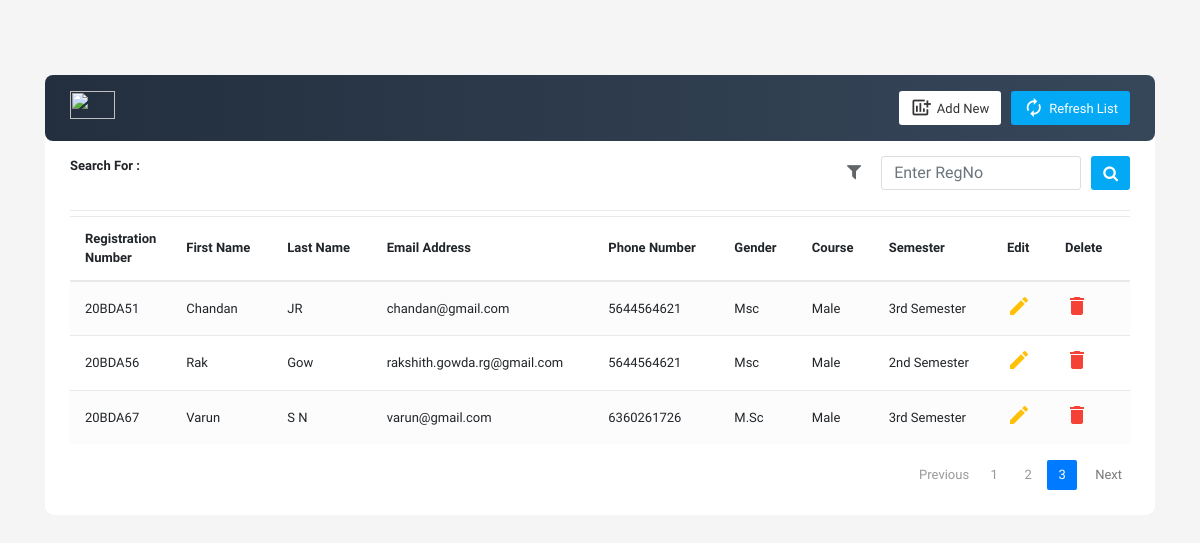
Page /3 on the committed database.
### bookmanager.py (models this page shows, shortened)
class Book(db.Model):
    title = db.Column(db.String(80), primary_key=True)
    lastname = db.Column(db.String(50))
    email = db.Column(db.String(15))
    phno = db.Column(db.Integer)
    gender = db.Column(db.String(50))
    course = db.Column(db.String(80))
    regno = db.Column(db.String(80))
    sem = db.Column(db.String(80))

### bookmanager.py (the view)
@app.route('/table', methods=['GET', 'POST'], defaults={"page": 1})
@app.route('/<int:page>', methods=['GET', 'POST'])
def table(page):
    page = page
    pages = 5
    books = Book.query.order_by(Book.regno.asc()).paginate(page,pages,error_out=False)  #desc()
    if request.method == 'POST' and 'tag' in request.form:
       tag = request.form["tag"]
       search = "%{}%".format(tag)
       books = Book.query.filter(Book.regno.like(search)).paginate(per_page=pages, error_out=False)
       return render_template('Table.html', books=books, tag=tag)
    return render_template('Table.html', books=books)

### templates/Table.html (shortened to what this page needs)
<!DOCTYPE html>
<html lang="en">
<head>
<link rel="stylesheet" href="https://stackpath.bootstrapcdn.com/bootstrap/4.5.0/css/bootstrap.min.css">
<link rel="stylesheet" href="https://maxcdn.bootstrapcdn.com/font-awesome/4.7.0/css/font-awesome.min.css">
</head>
<body>
<div class="container-xl">
    <div class="table-responsive">
        <div class="table-wrapper">
            <div class="table-title">
                <div class="row">
                    <div class="col-sm-4">
                        <img src="https://mti.com/wp-content/uploads/2021/04/Amazon-Web-Services-Logo-White.png" alt="" width="45" height="28" />
                    </div>
                    <div class="col-sm-8">
                        <a href="/table" class="btn btn-primary"><i class="material-icons">&#xE863;</i> <span>Refresh List</span></a>
                        <a href="/register" class="btn btn-secondary"><i class="material-icons">&#xe97b;</i> <span>Add New</span></a>
                    </div>
                </div>
            </div>
            <div class="table-filter">
                <div class="row">
                    <div class="col-sm-3">
                        <div class="show-entries">
							<strong>Search For : {{ tag}}</strong>
							<br></br>
                        </div>
                    </div>
                    <div class="col-sm-9">
						<form action="/table" method="post" autocomplete="off">
							<div class="filter-group">
								<input type="text" class="form-control" name="tag" id="tag"  placeholder="Enter RegNo"/>
								<button type="submit" value="Search" class="btn btn-primary"><i class="fa fa-search" name=""></i></button>
							</div>
						</form>
                        <span class="filter-icon"><i class="fa fa-filter"></i></span>
                    </div>
                </div>
            </div>
            <table class="table table-striped table-hover">
                <thead>
                    <tr>
                        <th>Registration Number</th>
                        <th>First Name</th>
                        <th>Last Name</th>
                        <th>Email Address</th>
                        <th>Phone Number</th>
                        <th>Gender</th>
                        <th>Course</th>
						<th>Semester</th>
						<th>Edit</th>
						<th>Delete</th>
                    </tr>
                </thead>
                <tbody>
					{% for book in books.items %}
					<tr>
								  <td>{{ book.regno}}</td>
								  <td>{{ book.title}}</td>
								  <td>{{ book.lastname}}</td>
								  <td>{{ book.email}}</td>
								  <td>{{ book.phno}}</td>
								  <td>{{ book.course}}</td>
								  <td>{{ book.gender}}</td>
								  <td>{{ book.sem}}</td>
								  <td>
									<a href="#editEmployeeModal" class="edit" data-toggle="modal"><i class="material-icons" data-toggle="tooltip" title="Edit">&#xE254;</i></a>
								</td>
								<td>
									<a href="#deleteEmployeeModal" class="delete" data-toggle="modal"><i class="material-icons" data-toggle="tooltip" title="Delete">&#xE872;</i></a>
								</td>
							</tr>
					{% endfor %}
                </tbody>
            </table>
			<nav aria-label="Page navigation example">
			<div class="clearfix">
                <ul class="pagination">
                    {% if books.has_prev %}
                      <li class="page-item"> <a class="page-link" href="{{ url_for('table', page=books.prev_num) }}">Previous</a></li>
                    {% else %}
                      <li class="page-item"><a class="page-link btn disabled" href="#">Previous</a></li>
                    {% endif %}
     {% for page in books.iter_pages(left_edge=3, right_edge=3) %}
     {% if page %}
      {% if page==books.page %}
       <li class="page-item active"><a class="page-link" href="{{ url_for('table', page=page) }}">{{ page }}</a></li>
      {% else %}
       <li class="page-item"><a class="page-link" href="{{ url_for('table', page=page) }}">{{ page }}</a></li>
      {% endif %}
     {% else %}
      <li class="page-item disabled" id="example_ellipsis"><a href="#" class="page-link">…</a></li>
     {% endif %}
     {% endfor %}
                    {% if books.has_next %}
                      <li class="page-item"> <a class="page-link" href="{{ url_for('index', page=books.next_num) }}">Next</a></li>
                    {% else %}
                      <li class="page-item"><a class="page-link btn disabled" href="#">Next</a></li>
                    {% endif %}
                </ul>
				</div>
    </nav>
        </div>
    </div>
</div>
</body>
</html>

### templates/Table.html (style rules this page uses)
body { background: #f5f5f5; font-family: 'Varela Round', sans-serif; font-size: 13px; }
.table-responsive { margin: 75px 0; color: -webkit-linear-gradient(left, #232F3E, #37475A); }
.table-wrapper { min-width: 1000px; background: #fff; padding: 20px 25px; border-radius: 8px; box-shadow: 0 1px 1px rgba(0,0,0,.05); }
.table-wrapper .btn { float: right; color: #333; background-color: #fff; border-radius: 3px; border: none; outline: none !important; margin-left: 10px; }
.table-wrapper .btn.btn-primary { color: #fff; background: #03A9F4; }
.table-title .btn { font-size: 13px; border: none; }
.table-title .btn i { float: left; font-size: 21px; margin-right: 5px; }
.table-title .btn span { float: left; margin-top: 2px; }
.table-title { color: #fff; background: -webkit-linear-gradient(left, #232F3E, #37475A); padding: 16px 25px; margin: -20px -25px 10px; border-radius: 8px 8px 8px 8px; }
.table-filter .filter-group { float: right; margin-left: 15px; }
.table-filter input, .table-filter select { height: 34px; border-radius: 3px; border-color: #ddd; box-shadow: none; }
.table-filter { padding: 5px 0 15px; border-bottom: 1px solid #e9e9e9; margin-bottom: 5px; }
.table-filter .btn { height: 34px; }
.table-filter select, .table-filter input { display: inline-block; margin-left: 5px; }
.table-filter input { width: 200px; display: inline-block; }
.filter-icon { float: right; margin-top: 7px; }
.filter-icon i { font-size: 18px; opacity: 0.7; }
table.table tr th, table.table tr td { border-color: #e9e9e9; padding: 12px 15px; vertical-align: middle; }
table.table tr th:first-child { width: 60px; }
table.table tr th:last-child { width: 80px; }
table.table-striped tbody tr:nth-of-type(odd) { background-color: #fcfcfc; }
table.table td a { font-weight: bold; color: #566787; display: inline-block; text-decoration: none; }
.pagination { float: right; margin: 0 0 5px; }
.pagination li a { border: none; font-size: 13px; min-width: 30px; min-height: 30px; color: #999; margin: 0 2px; line-height: 30px; border-radius: 2px !important; text-align: center; padding: 0 6px; }
.pagination li.active a { background: #03A9F4; }
table.table td a.edit { color: #FFC107; }
table.table td a.delete { color: #F44336; }

### rows in the picture
Book: regno "20BDA51", title "Chandan", lastname "JR", email "chandan@gmail.com", phno "5644564621", course "Msc", gender "Male", sem "3rd Semester"
Book: regno "20BDA56", title "Rak", lastname "Gow", email "rakshith.gowda.rg@gmail.com", phno "5644564621", course "Msc", gender "Male", sem "2nd Semester"
Book: regno "20BDA67", title "Varun", lastname "S N", email "varun@gmail.com", phno "6360261726", course "M.Sc", gender "Male", sem "3rd Semester"

### other values in the picture
{{ page }} "1" "2"
{{ page }} "3"
